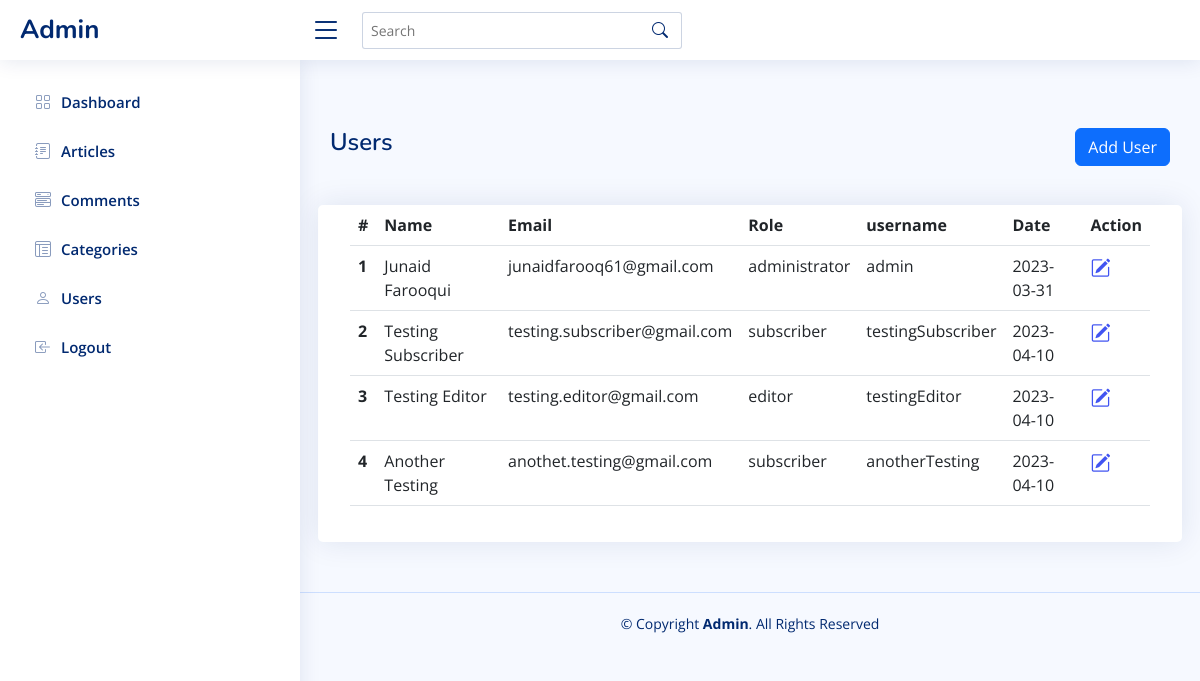
The page /admin/users.php (signed in) on the database its author committed.
### tables this page shows
CREATE TABLE `users` (
  `id` int(11) NOT NULL,
  `username` varchar(50) NOT NULL,
  `first_name` varchar(50) NOT NULL,
  `last_name` varchar(50) NOT NULL,
  `email` varchar(100) NOT NULL,
  `password` varchar(255) NOT NULL,
  `role` varchar(50) NOT NULL,
  `role_id` int(11) NOT NULL,
  `date_created` date NOT NULL
);

### admin/includes/classes/dataAccessObject.php (called while the page is built, shortened)
<?php
class DataAccessObject {
    private $conn;
    public function __construct() {
        $this->conn = new mysqli('localhost', 'newsbloguser', 'newsbloguser', 'newsblog');
    }
    public function getAllRecords($table)
    {
        $sql = "SELECT * FROM $table";
        $result = $this->conn->query($sql);
        if ($result->num_rows > 0) {
            $data = array();
            while ($row = $result->fetch_assoc()) {
                $data[] = $row;
            }
            return $data;
        } else {
            return null;
        }
    }
}

### admin/users.php (the view, shortened to what this page needs)
<?php
$dataObject = new DataAccessObject();
$allUsers = $dataObject->getAllRecords('users');
?>
<!DOCTYPE html>
<html lang="en">
<head>
    <?php require_once ('./includes/head.php'); ?>
</head>
<body>
<?php require_once ('./includes/header.php'); ?>
<?php require_once ('./includes/sidebar.php'); ?>
<main id="main" class="main">
    <div class="pagetitle my-5">
        <h1 class="d-inline-block">Users</h1>
        <a href="addUser.php" class="btn btn-primary float-lg-end">Add User</a>
    </div>
    <section class="section">
        <form method="post" action="" enctype="multipart/form-data">
            <div class="row">
                <div class="card">
                    <div class="card-body">
                        <div class="col-lg-12">
                            <table class="table datatable">
                                <thead>
                                <tr>
                                    <th scope="col">#</th>
                                    <th scope="col">Name</th>
                                    <th scope="col">Email</th>
                                    <th scope="col">Role</th>
                                    <th scope="col">username</th>
                                    <th scope="col">Date</th>
                                    <th scope="col">Action</th>
                                </tr>
                                </thead>
                                <tbody>
                                <?php $i = 1; foreach ($allUsers as $user):
                                    $dateTime = explode(' ', $user['date_created']);
                                    $userFullName = $user['first_name'] . ' ' . $user['last_name'];
                                    ?>
                                    <tr>
                                        <th scope="row"><?php echo $i; ?></th>
                                        <td><?php echo $userFullName; ?></td>
                                        <td><?php echo $user['email']; ?></td>
                                        <td><?php echo $user['role']; ?></td>
                                        <td><?php echo $user['username']; ?></td>
                                        <td><?php echo $dateTime[0]; ?></td>
                                        <td>
                                            <a class="icon-size-md d-inline-block me-2" href="addUser.php?id=<?php echo $user['id'];?>"><i class="bi bi-pencil-square"></i></a>
                                        </td>
                                    </tr>
                                <?php $i++; endforeach; ?>
                                </tbody>
                            </table>
                        </div>
                    </div>
                </div>
            </div>
        </form>
    </section>
</main>
<?php require_once ('./includes/footer.php'); ?>
</body>
</html>

### admin/assets/css/style.css (style rules this page uses)
:root { scroll-behavior: smooth; }
body { font-family: "Open Sans", sans-serif; background: #f6f9ff; color: #444444; }
a { color: #4154f1; text-decoration: none; }
h1, h2, h3, h4, h5, h6 { font-family: "Nunito", sans-serif; }
#main { margin-top: 60px; padding: 20px 30px; transition: all 0.3s; }
.pagetitle { margin-bottom: 10px; }
.pagetitle h1 { font-size: 24px; margin-bottom: 0; font-weight: 600; color: #012970; }
.card { margin-bottom: 30px; border: none; border-radius: 5px; box-shadow: 0px 0 30px rgba(1, 41, 112, 0.1); }
.card-body { padding: 0 20px 20px 20px; }
@media (min-width: 1200px) { #main, #footer { margin-left: 300px; } }
.icon-size-md { font-size: 20px; }

### rows shown on the page
users: userFullName "Junaid Farooqui", email "junaidfarooq61@gmail.com", role "administrator", username "admin", date_created "2023-03-31"
users: userFullName "Testing Subscriber", email "testing.subscriber@gmail.com", role "subscriber", username "testingSubscriber", date_created "2023-04-10"
users: userFullName "Testing Editor", email "testing.editor@gmail.com", role "editor", username "testingEditor", date_created "2023-04-10"
users: userFullName "Another Testing", email "anothet.testing@gmail.com", role "subscriber", username "anotherTesting", date_created "2023-04-10"
